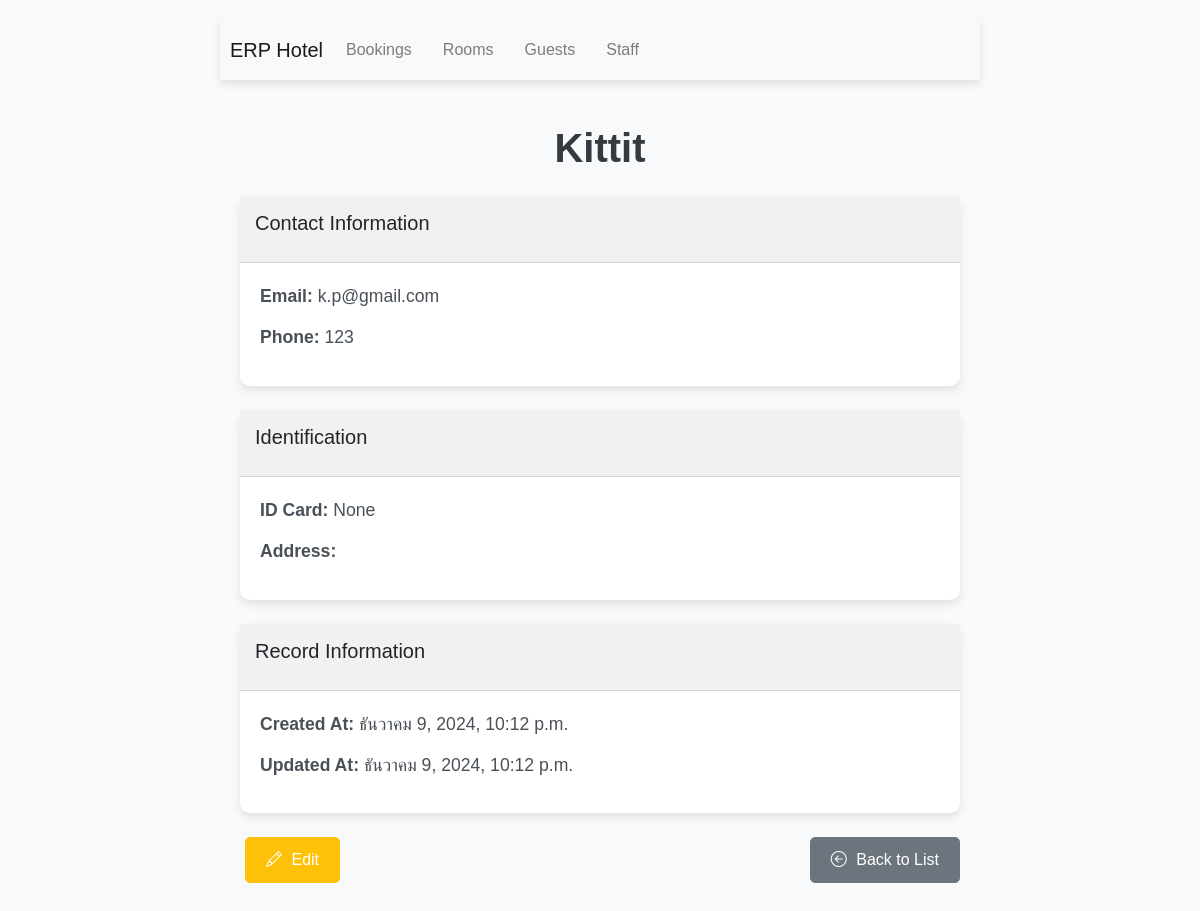
The page /guests/2/ on the database its author committed.
### guests/models.py (models this page shows, shortened)
class Guest(models.Model):
    full_name = models.CharField(max_length=255, verbose_name=_("ชื่อเต็ม"), help_text=_("ชื่อเต็มของลูกค้า"))
    email = models.EmailField(unique=True, verbose_name=_("อีเมล"), help_text=_("อีเมลที่ใช้ในการติดต่อหรือทำการจอง"))
    phone = models.CharField(max_length=15, verbose_name=_("เบอร์โทรศัพท์"), help_text=_("หมายเลขโทรศัพท์ของลูกค้า"))
    id_card_number = models.CharField(max_length=13, unique=True, null=True, blank=True, verbose_name=_("เลขบัตรประชาชน"), help_text=_("หมายเลขบัตรประชาชนของลูกค้า"))
    address = models.TextField(null=True, blank=True, verbose_name=_("ที่อยู่"), help_text=_("ที่อยู่ของลูกค้า (อาจจะเป็นที่อยู่สำหรับการจัดส่งเอกสารหรือการเช็คอิน)"))
    created_at = models.DateTimeField(auto_now_add=True, verbose_name=_("สร้างเมื่อ"), help_text=_("วันที่และเวลาที่ลูกค้าถูกบันทึกเข้าระบบ"))
    updated_at = models.DateTimeField(auto_now=True, verbose_name=_("แก้ไขเมื่อ"), help_text=_("วันที่และเวลาที่ข้อมูลของลูกค้าถูกแก้ไขล่าสุด"))
    history = HistoricalRecords()
    class Meta:
        verbose_name = _("ลูกค้า")
        verbose_name_plural = _("ลูกค้า")
        ordering = ["full_name"]
        indexes = [models.Index(fields=["email"]), models.Index(fields=["phone"])]

### guests/views.py (the view)
# urls.py: path('guests/<int:pk>/', views.guest_detail, name='guest_detail'),
def guest_detail(request, pk):
    guest = get_object_or_404(Guest, pk=pk)
    return render(request, 'guest_detail.html', {'guest': guest})

### guests/templates/guest_detail.html (shortened to what this page needs)
{% extends 'base_generic.html' %}
{% load static %}
{% block content %}
    <link rel="stylesheet" href="{% static 'css/guest_detail.css' %}">
    <div class="container mt-4">
        <h1 class="text-center mb-4">{{ guest.full_name }}</h1>
        <div class="card mb-4">
            <div class="card-header">
                <h5 class="card-title">Contact Information</h5>
            </div>
            <div class="card-body">
                <p><strong>Email:</strong> {{ guest.email }}</p>
                <p><strong>Phone:</strong> {{ guest.phone }}</p>
            </div>
        </div>
        <div class="card mb-4">
            <div class="card-header">
                <h5 class="card-title">Identification</h5>
            </div>
            <div class="card-body">
                <p><strong>ID Card:</strong> {{ guest.id_card_number }}</p>
                <p><strong>Address:</strong> {{ guest.address }}</p>
            </div>
        </div>
        <div class="card mb-4">
            <div class="card-header">
                <h5 class="card-title">Record Information</h5>
            </div>
            <div class="card-body">
                <p><strong>Created At:</strong> {{ guest.created_at|date:"F j, Y, g:i a" }}</p>
                <p><strong>Updated At:</strong> {{ guest.updated_at|date:"F j, Y, g:i a" }}</p>
            </div>
        </div>
        <div class="d-flex justify-content-between mt-4">
            <a href="{% url 'guest_edit' pk=guest.pk %}" class="btn btn-warning">
                <i class="bi bi-pencil"></i> Edit
            </a>
            <a href="{% url 'guest_list' %}" class="btn btn-secondary">
                <i class="bi bi-arrow-left-circle"></i> Back to List
            </a>
        </div>
    </div>
{% endblock %}

### bookings/static/css/styles.css (style rules this page uses)
body { font-family: 'Arial', sans-serif; background-color: #f8f9fa; margin: 0; padding: 0; }
.container { max-width: 900px; margin: 0 auto; padding: 20px; }
h1 { font-size: 2rem; color: #343a40; margin-bottom: 20px; }
.btn { margin-left: 5px; }
.btn i { margin-right: 5px; }
.btn-warning { background-color: #ffc107; border-color: #ffc107; }
.card { border: none; box-shadow: 0 4px 6px rgba(0, 0, 0, 0.1); border-radius: 8px; transition: box-shadow 0.3s ease; }
.card-header { background-color: #f1f1f1; font-weight: bold; padding: 15px; border-radius: 8px 8px 0 0; }
.card-body { padding: 20px; }

### guests/static/css/guest_detail.css (style rules this page uses)
body { background-color: #f8f9fa; font-family: 'Arial', sans-serif; margin: 0; padding: 0; }
.container { max-width: 800px; margin: 0 auto; padding: 20px; }
h1 { font-size: 2.5rem; font-weight: bold; color: #343a40; margin-bottom: 20px; }
.card { box-shadow: 0 4px 8px rgba(0, 0, 0, 0.1); border-radius: 10px; background-color: #ffffff; }
.card-body { font-size: 1.1rem; color: #495057; padding: 20px; }
.card-body p { margin-bottom: 15px; }
.card-body strong { font-weight: 600; }
.d-flex a { width: auto; }
.btn-warning { background-color: #ffc107; border-color: #ffc107; color: white; padding: 10px 20px; font-size: 1rem; border-radius: 5px; transition: background-color 0.3s ease, transform 0.2s ease; }
.btn-secondary { background-color: #6c757d; border-color: #6c757d; color: white; padding: 10px 20px; font-size: 1rem; border-radius: 5px; transition: background-color 0.3s ease, transform 0.2s ease; }
.btn i { margin-right: 5px; }
.btn { max-width: 200px; }

### rows shown on the page
Guest: full_name "Kittit", email "k.p@gmail.com", phone "123", id_card_number "None", created_at "ธันวาคม 9, 2024, 10:12 p.m.", updated_at "ธันวาคม 9, 2024, 10:12 p.m."
